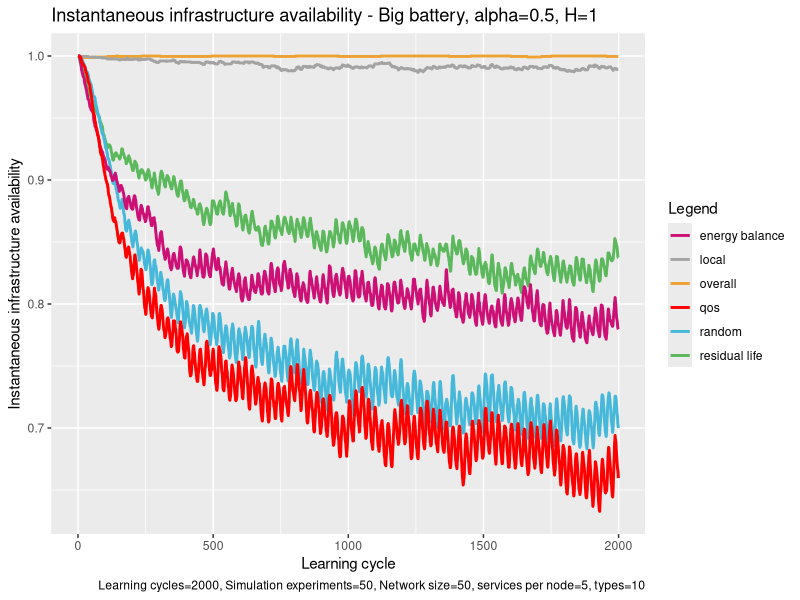

Reproduce this figure in R.
# execute all lines: ctrl + shift + enter

library(ggplot2)

# set working directory here
setwd(dirname(rstudioapi::getSourceEditorContext()$path))

overall <- read.table("exp_assembly_overall_energy_template.txt", 
                      header = F,
                      sep = " ",
                      col.names= c("overallx", "overally")
)

random <- read.table("exp_assembly_random.txt", 
                     header = F,
                     sep = " ",
                     col.names= c("randomx", "randomy")
)

res <- read.table("exp_assembly_residual_life_template.txt", 
                  header = F,
                  sep = " ",
                  col.names= c("resx","resy")
)

local <- read.table("exp_assembly_local_energy_template.txt", 
                    header = F,
                    sep = " ",
                    col.names= c("locx","locy")
)

learning <- read.table("exp_assembly_fair_energyBP.txt", 
                          header = F,
                          sep = " ",
                          col.names= c("enx","eny")
)

qos <- read.table("exp_assembly_QoS.txt", 
                       header = F,
                       sep = " ",
                       col.names= c("qosx","qosy")
)


overall_x <- overall$overallx
overall_y <- overall$overally

random_y <- random$randomy
res_y <- res$resy
local_y <- local$locy
energyAware_y <- learning$eny
qos_y <- qos$qosy

head(overall)

colors <- c("overall" = "#EEA236", "residual life" = "#5CB85C", "random" = "#46B8DA", "local"="gray64", "energy balance"="deeppink3", "qos"="#FF0000")

ggplot(data=local, aes(x=overall_x, col = group)) + 
  
  geom_line(aes(y = overall_y, color = "overall"), size = 1) +
  geom_line(aes(y = res_y, color = "residual life"), size = 1) +
  geom_line(aes(y = random_y, color = "random"), size = 1) +
  geom_line(aes(y = local_y, color = "local"), size = 1) +
  geom_line(aes(y = energyAware_y, color = "energy balance"), size = 1) +
  geom_line(aes(y = qos_y, color = "qos"), size = 1) +
  
  labs(x = "Learning cycle",
       y = "Instantaneous infrastructure availability",
       color = "Legend",
       title = "Instantaneous infrastructure availability - Big battery, alpha=0.5, H=1", 
       caption = "Learning cycles=2000, Simulation experiments=50, Network size=50, services per node=5, types=10") +
  
  scale_color_manual(values = colors)
